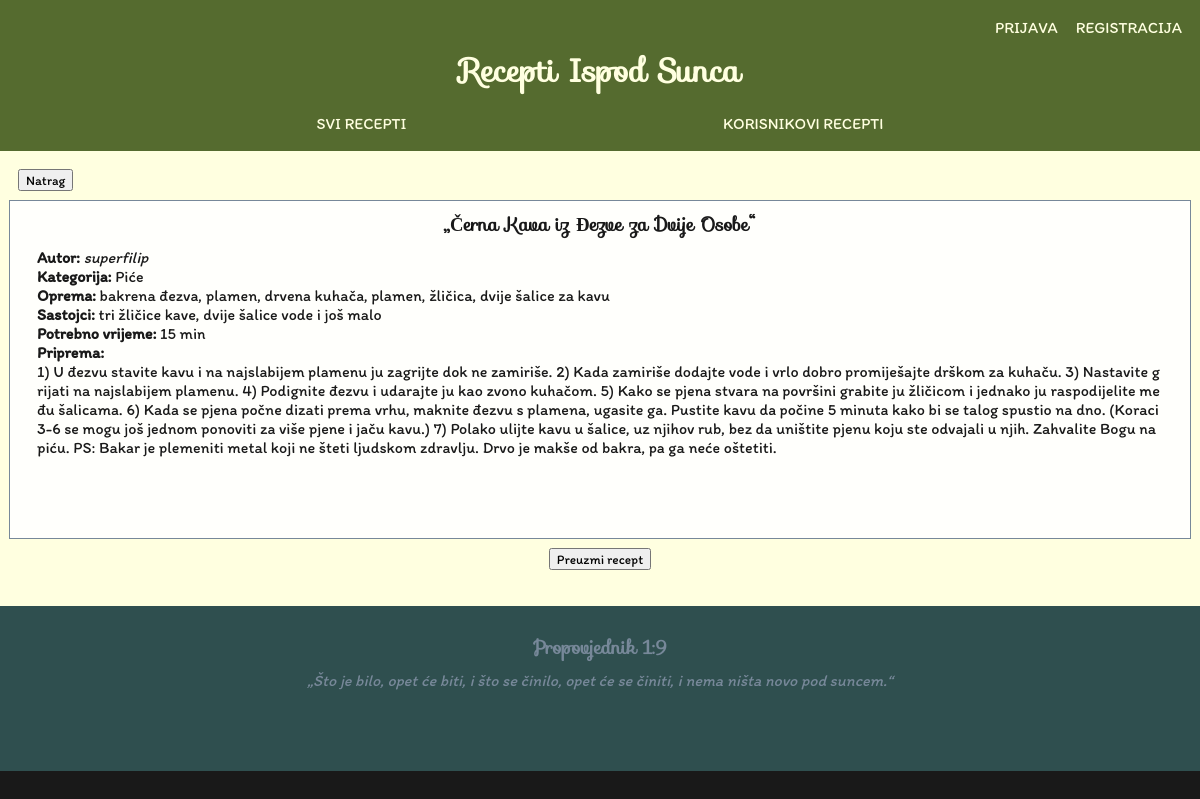
Page /main/recipe/28/ on the earlier database version.
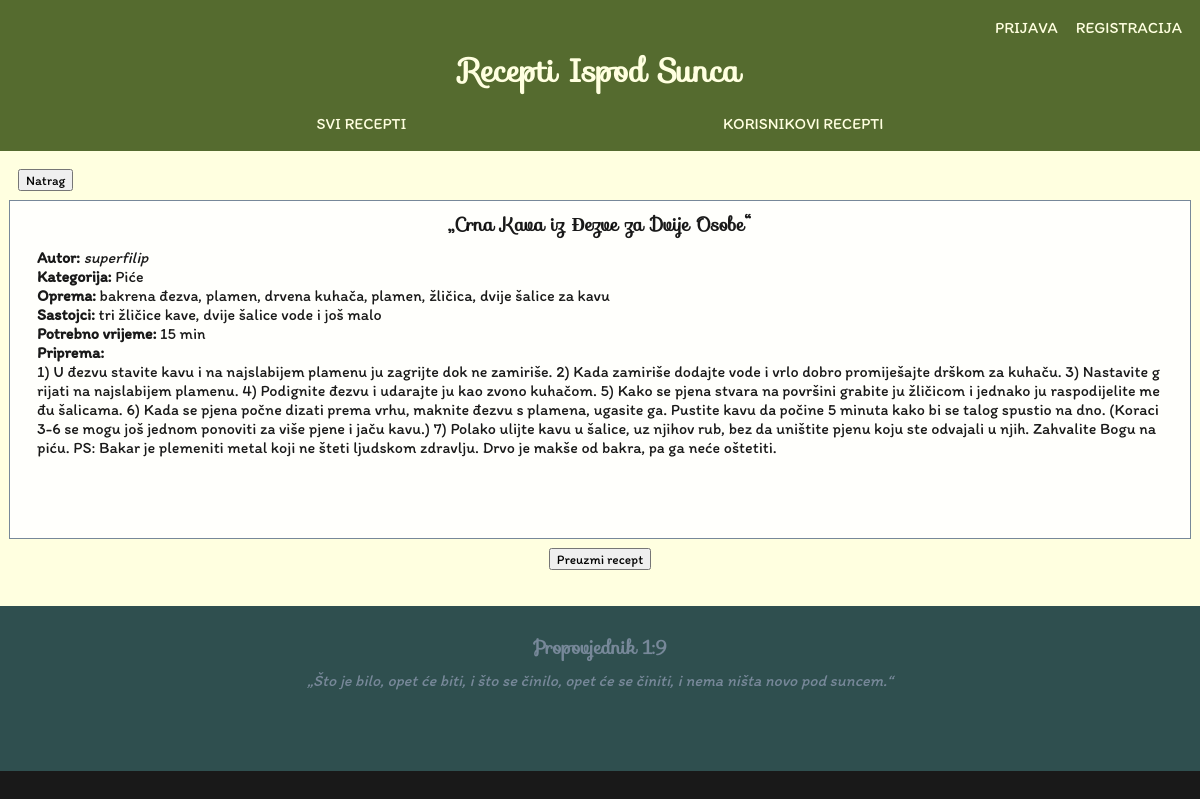
Same page on the later database version.
### main/models.py (models this page shows, shortened)
class Recipe(models.Model):
    name = models.CharField(max_length=64, unique=True)
    author = models.ForeignKey(User, on_delete=models.SET_NULL, null=True, blank=True)
    CATEGORIES = (
        ('food', 'Hrana'),
        ('drink', 'Piće'),
        ('medicine', 'Lijek'),
    )
    category = models.CharField(max_length=8, choices=CATEGORIES, default='food')
    equipment = models.TextField(default="")
    ingredients = models.TextField(default="")
    time_needed = models.IntegerField(default=1, validators=[MinValueValidator(1)])
    TIME_UNITS = (
        ('min', 'min'),
        ('ura', 'h'),
        ('dan', 'dan'),
    )
    time_measurement_unit = models.CharField(max_length=8, choices=TIME_UNITS, default='min')
    preperation = models.TextField(default="")

### main/views.py (the view)
# urls.py: path('recipe/<int:recipe_id>/', views.recipe, name='recipe'),
def recipe(request, recipe_id):
    recipe = get_object_or_404(Recipe, id=recipe_id)
    return render(request, 'main/recipe.html', {'recipe': recipe})

### templates/main/recipe.html
{% extends "base_generic.html" %}
{% block content %}
    <button>
        <a href="/main/all_recipes">Natrag</a>
    </button>
    <div class="recipe" id="recipe" data-recipe-name="{{ recipe.name }}">
        <h3 class="flex-center">„{{ recipe.name }}“</h3>
        <p>
            <strong>Autor:&nbsp;</strong>
            <i>{{ recipe.author.username }}</i>
        </p>
        <p>
            <strong>Kategorija:&nbsp;</strong>
            {{ recipe.get_category_display }}
        </p>
        <p>
            <strong>Oprema:&nbsp;</strong>
            {{ recipe.equipment }}
        </p>
        <p>
            <strong>Sastojci:&nbsp;</strong>
            {{ recipe.ingredients }}
        </p>
        <p>
            <strong>Potrebno vrijeme:&nbsp;</strong>
            {{ recipe.time_needed }}
            {{ recipe.get_time_measurement_unit_display }}
        </p>
        <p>
            <strong>Priprema:</strong>
        </p>
        <p>
            {{ recipe.preperation }}
        </p>
    </div>
    <div class="center-btn">
        <button onclick="downloadRecipeAsText()">Preuzmi recept</button>
    </div>
{% endblock %}

Differences in the rows shown:
changed Recipe "Piće": name "Černa Kava iz Đezve za Dvije Osobe" → "Crna Kava iz Đezve za Dvije Osobe"
